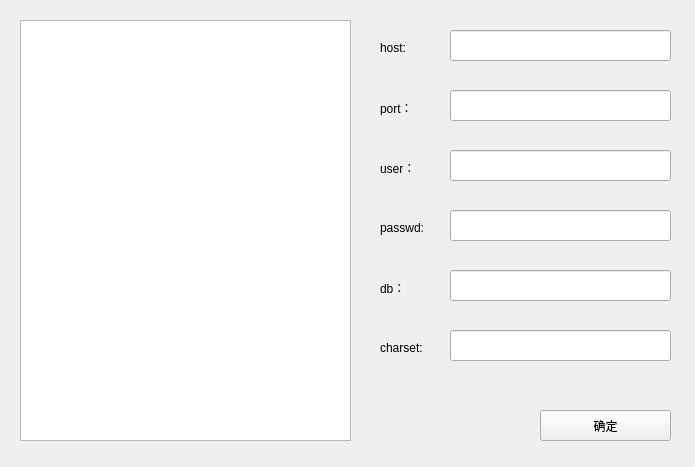
<?xml version="1.0" encoding="UTF-8"?>
<ui version="4.0">
 <class>Form</class>
 <widget class="QWidget" name="Form">
  <property name="geometry">
   <rect>
    <x>0</x>
    <y>0</y>
    <width>695</width>
    <height>467</height>
   </rect>
  </property>
  <property name="windowTitle">
   <string>Form</string>
  </property>
  <widget class="QPushButton" name="okButton">
   <property name="geometry">
    <rect>
     <x>540</x>
     <y>410</y>
     <width>131</width>
     <height>31</height>
    </rect>
   </property>
   <property name="text">
    <string>确定</string>
   </property>
  </widget>
  <widget class="QTextBrowser" name="textBrowser">
   <property name="geometry">
    <rect>
     <x>20</x>
     <y>20</y>
     <width>331</width>
     <height>421</height>
    </rect>
   </property>
  </widget>
  <widget class="QLineEdit" name="host">
   <property name="geometry">
    <rect>
     <x>450</x>
     <y>30</y>
     <width>221</width>
     <height>31</height>
    </rect>
   </property>
  </widget>
  <widget class="QLabel" name="label">
   <property name="geometry">
    <rect>
     <x>380</x>
     <y>40</y>
     <width>72</width>
     <height>15</height>
    </rect>
   </property>
   <property name="text">
    <string>host:</string>
   </property>
  </widget>
  <widget class="QLabel" name="label_2">
   <property name="geometry">
    <rect>
     <x>380</x>
     <y>100</y>
     <width>72</width>
     <height>15</height>
    </rect>
   </property>
   <property name="text">
    <string>port：</string>
   </property>
  </widget>
  <widget class="QLabel" name="label_3">
   <property name="geometry">
    <rect>
     <x>380</x>
     <y>160</y>
     <width>72</width>
     <height>15</height>
    </rect>
   </property>
   <property name="text">
    <string>user：</string>
   </property>
  </widget>
  <widget class="QLabel" name="label_4">
   <property name="geometry">
    <rect>
     <x>380</x>
     <y>220</y>
     <width>72</width>
     <height>15</height>
    </rect>
   </property>
   <property name="text">
    <string>passwd:</string>
   </property>
  </widget>
  <widget class="QLabel" name="label_5">
   <property name="geometry">
    <rect>
     <x>380</x>
     <y>280</y>
     <width>72</width>
     <height>15</height>
    </rect>
   </property>
   <property name="text">
    <string>db：</string>
   </property>
  </widget>
  <widget class="QLabel" name="label_6">
   <property name="geometry">
    <rect>
     <x>380</x>
     <y>340</y>
     <width>72</width>
     <height>15</height>
    </rect>
   </property>
   <property name="text">
    <string>charset:</string>
   </property>
  </widget>
  <widget class="QLineEdit" name="port">
   <property name="geometry">
    <rect>
     <x>450</x>
     <y>90</y>
     <width>221</width>
     <height>31</height>
    </rect>
   </property>
  </widget>
  <widget class="QLineEdit" name="user">
   <property name="geometry">
    <rect>
     <x>450</x>
     <y>150</y>
     <width>221</width>
     <height>31</height>
    </rect>
   </property>
  </widget>
  <widget class="QLineEdit" name="passwd">
   <property name="geometry">
    <rect>
     <x>450</x>
     <y>210</y>
     <width>221</width>
     <height>31</height>
    </rect>
   </property>
  </widget>
  <widget class="QLineEdit" name="db">
   <property name="geometry">
    <rect>
     <x>450</x>
     <y>270</y>
     <width>221</width>
     <height>31</height>
    </rect>
   </property>
  </widget>
  <widget class="QLineEdit" name="charset">
   <property name="geometry">
    <rect>
     <x>450</x>
     <y>330</y>
     <width>221</width>
     <height>31</height>
    </rect>
   </property>
  </widget>
 </widget>
 <resources/>
 <connections/>
</ui>
